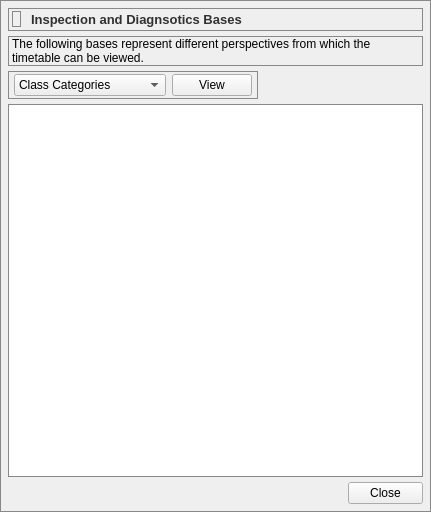
<?xml version="1.0" encoding="UTF-8"?>
<ui version="4.0">
 <class>Form</class>
 <widget class="QWidget" name="Form">
  <property name="geometry">
   <rect>
    <x>0</x>
    <y>0</y>
    <width>431</width>
    <height>512</height>
   </rect>
  </property>
  <property name="windowTitle">
   <string>Form</string>
  </property>
  <property name="styleSheet">
   <string notr="true">QFrame{
	border:0.9px solid #888888;
}</string>
  </property>
  <layout class="QVBoxLayout" name="verticalLayout">
   <property name="leftMargin">
    <number>0</number>
   </property>
   <property name="topMargin">
    <number>0</number>
   </property>
   <property name="rightMargin">
    <number>0</number>
   </property>
   <property name="bottomMargin">
    <number>0</number>
   </property>
   <item>
    <widget class="QFrame" name="frame">
     <property name="frameShape">
      <enum>QFrame::StyledPanel</enum>
     </property>
     <property name="frameShadow">
      <enum>QFrame::Raised</enum>
     </property>
     <layout class="QVBoxLayout" name="verticalLayout_2">
      <property name="spacing">
       <number>5</number>
      </property>
      <property name="leftMargin">
       <number>7</number>
      </property>
      <property name="topMargin">
       <number>7</number>
      </property>
      <property name="rightMargin">
       <number>7</number>
      </property>
      <property name="bottomMargin">
       <number>7</number>
      </property>
      <item>
       <widget class="QFrame" name="frame_3">
        <property name="maximumSize">
         <size>
          <width>16777215</width>
          <height>40</height>
         </size>
        </property>
        <property name="frameShape">
         <enum>QFrame::StyledPanel</enum>
        </property>
        <property name="frameShadow">
         <enum>QFrame::Raised</enum>
        </property>
        <layout class="QHBoxLayout" name="horizontalLayout_2">
         <property name="spacing">
          <number>10</number>
         </property>
         <property name="leftMargin">
          <number>3</number>
         </property>
         <property name="topMargin">
          <number>2</number>
         </property>
         <property name="rightMargin">
          <number>3</number>
         </property>
         <property name="bottomMargin">
          <number>3</number>
         </property>
         <item>
          <widget class="QLabel" name="label_3">
           <property name="maximumSize">
            <size>
             <width>35</width>
             <height>16777215</height>
            </size>
           </property>
           <property name="text">
            <string/>
           </property>
           <property name="pixmap">
            <pixmap>../../Icons-mine/App_logo_white.jpg</pixmap>
           </property>
           <property name="scaledContents">
            <bool>true</bool>
           </property>
          </widget>
         </item>
         <item>
          <widget class="QLabel" name="label">
           <property name="sizePolicy">
            <sizepolicy hsizetype="Expanding" vsizetype="Preferred">
             <horstretch>0</horstretch>
             <verstretch>0</verstretch>
            </sizepolicy>
           </property>
           <property name="styleSheet">
            <string notr="true">border:none;
font-size:10pt;
font-weight:bold;
color:#303030;</string>
           </property>
           <property name="text">
            <string>Inspection and Diagnsotics Bases</string>
           </property>
           <property name="wordWrap">
            <bool>true</bool>
           </property>
          </widget>
         </item>
        </layout>
       </widget>
      </item>
      <item>
       <widget class="QLabel" name="label_2">
        <property name="text">
         <string>The following bases represent different perspectives from which the timetable can be viewed.</string>
        </property>
        <property name="wordWrap">
         <bool>true</bool>
        </property>
       </widget>
      </item>
      <item>
       <widget class="QFrame" name="frame_2">
        <property name="maximumSize">
         <size>
          <width>250</width>
          <height>16777215</height>
         </size>
        </property>
        <property name="frameShape">
         <enum>QFrame::StyledPanel</enum>
        </property>
        <property name="frameShadow">
         <enum>QFrame::Raised</enum>
        </property>
        <layout class="QHBoxLayout" name="horizontalLayout">
         <property name="leftMargin">
          <number>5</number>
         </property>
         <property name="topMargin">
          <number>2</number>
         </property>
         <property name="rightMargin">
          <number>5</number>
         </property>
         <property name="bottomMargin">
          <number>2</number>
         </property>
         <item>
          <widget class="QComboBox" name="comboBox">
           <property name="sizePolicy">
            <sizepolicy hsizetype="Expanding" vsizetype="Fixed">
             <horstretch>0</horstretch>
             <verstretch>0</verstretch>
            </sizepolicy>
           </property>
           <item>
            <property name="text">
             <string>Class Categories</string>
            </property>
           </item>
           <item>
            <property name="text">
             <string>Departments</string>
            </property>
           </item>
           <item>
            <property name="text">
             <string>Days</string>
            </property>
           </item>
           <item>
            <property name="text">
             <string>Teaching Staff</string>
            </property>
           </item>
           <item>
            <property name="text">
             <string>Overall Remarks</string>
            </property>
           </item>
          </widget>
         </item>
         <item>
          <widget class="QPushButton" name="pushButton">
           <property name="text">
            <string>View</string>
           </property>
          </widget>
         </item>
        </layout>
       </widget>
      </item>
      <item>
       <widget class="QTextEdit" name="textEdit"/>
      </item>
      <item alignment="Qt::AlignRight">
       <widget class="QPushButton" name="pushButton_2">
        <property name="maximumSize">
         <size>
          <width>75</width>
          <height>16777215</height>
         </size>
        </property>
        <property name="text">
         <string>Close</string>
        </property>
       </widget>
      </item>
     </layout>
    </widget>
   </item>
  </layout>
 </widget>
 <resources/>
 <connections/>
</ui>
